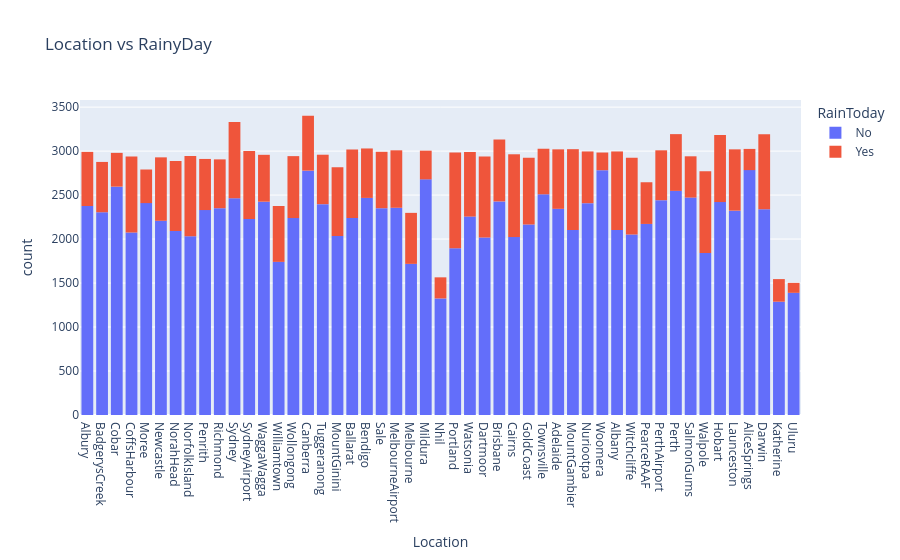

Source (notebook cell):
### Code cell
px.histogram(df, x= 'Location',
             title='Location vs RainyDay',
             color='RainToday',)

### Figure 1 — Plotly figure (JSON) as saved in the notebook; plotly's stock layout.template omitted (floating-point values rounded to 4 significant figures; data arrays with more than 128 entries replaced by an {"elided": "..."} marker saying what was removed)
{"data": [{"bingroup": "x", "hovertemplate": "RainToday=No<br>Location=%{x}<br>count=%{y}<extra></extra>", "legendgroup": "No", "marker": {"color": "#636efa", "pattern": {"shape": ""}}, "name": "No", "orientation": "v", "showlegend": true, "type": "histogram", "x": {"elided": "109332 str values"}, "xaxis": "x", "yaxis": "y"}, {"bingroup": "x", "hovertemplate": "RainToday=Yes<br>Location=%{x}<br>count=%{y}<extra></extra>", "legendgroup": "Yes", "marker": {"color": "#EF553B", "pattern": {"shape": ""}}, "name": "Yes", "orientation": "v", "showlegend": true, "type": "histogram", "x": {"elided": "31455 str values"}, "xaxis": "x", "yaxis": "y"}], "layout": {"barmode": "relative", "legend": {"title": {"text": "RainToday"}, "tracegroupgap": 0}, "title": {"text": "Location vs RainyDay"}, "xaxis": {"anchor": "y", "domain": [0, 1], "title": {"text": "Location"}}, "yaxis": {"anchor": "x", "domain": [0, 1], "title": {"text": "count"}}}}
